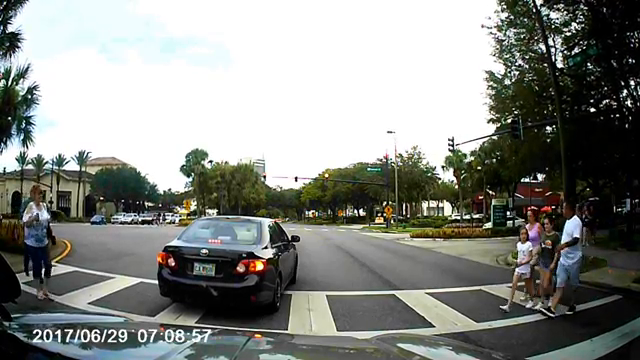
#> input picture frame 68 of crosswalk2.mp4, 640 x 360 px
$ jupyter execute ped_detection_best.ipynb
#> lines starting #> are read from the running program, lines starting #| are printed output that depends on the picture; after the words box and inside, x2 and y2 are one past the last pixel; in counts of white or black regions, pixels touching at a corner belong together
[cell 1]
import cv2
import imutils
from imutils.object_detection import non_max_suppression
import numpy as np

[cell 2]
# Initializing the HOG person
# detector
hog = cv2.HOGDescriptor()
hog.setSVMDetector(cv2.HOGDescriptor_getDefaultPeopleDetector())

[cell 3]
cap = cv2.VideoCapture('crosswalk2.mp4')

[cell 4]
while cap.isOpened():
    # Reading the video stream
    ret, image = cap.read()
#> image is the input picture: shape (360, 640, 3); mean B, G, R 133.6, 138.3, 135.7
    if ret:
        #image = imutils.resize(image, width=min(400, image.shape[1]))

        # Detecting all the regions
        # in the Image that has a
        # pedestrians inside it
        (regions, _) = hog.detectMultiScale(image,
                                            winStride=(4, 4),
                                            padding=(8, 8),
                                            scale=1.01)
#> regions = [[1, 171, 73, 145], [532, 181, 77, 154]]

        # Drawing the regions in the
        # Image
        for (x, y, w, h) in regions:
            cv2.rectangle(image, (x, y),
                          (x + w, y + h),
                          (0, 0, 255), 2)
#> this loop made 2 passes
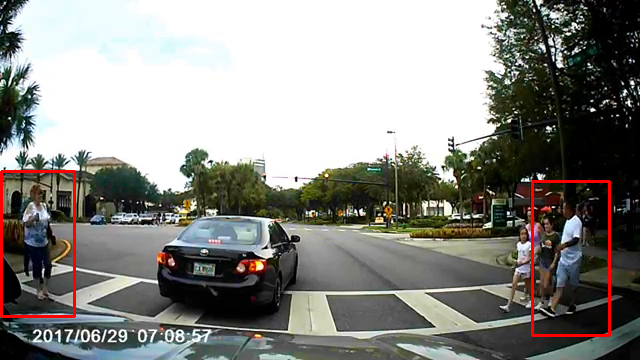
#> image: shape (360, 640, 3); 1.17% of pixels changed, all inside (x1, y1, x2, y2) = (0, 170, 611, 337)

        # apply non-maxima suppression to the bounding boxes using a
        # fairly large overlap threshold to try to maintain overlapping
        # boxes that are still people
        regions = np.array([[x, y, x + w, y + h] for (x, y, w, h) in regions])
#> regions = [[1, 171, 74, 316], [532, 181, 609, 335]]
        pick = non_max_suppression(regions, probs=None, overlapThresh=0.65)
#> pick = [[532, 181, 609, 335], [1, 171, 74, 316]]
        # draw the final bounding boxes
        for (xA, yA, xB, yB) in pick:
            cv2.rectangle(image, (xA, yA), (xB, yB), (0, 255, 0), 2)
#> this loop made 2 passes
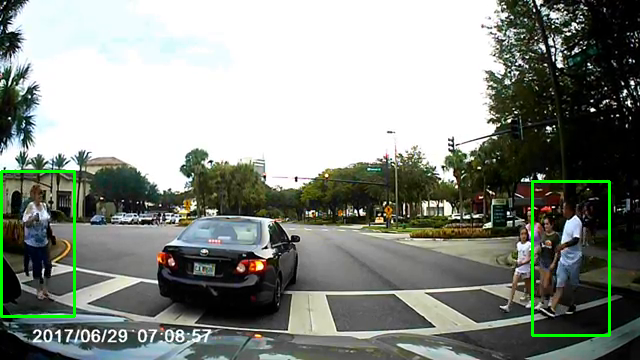
#> image: shape (360, 640, 3); 1.17% of pixels changed, all inside (x1, y1, x2, y2) = (0, 170, 611, 337)

        # Showing the output Image
        cv2.imshow("Image", image)
        if cv2.waitKey(25) & 0xFF == ord('q'):
#> (key q is pressed here)
            break
    else:
        break

$ run again, starting later in the video
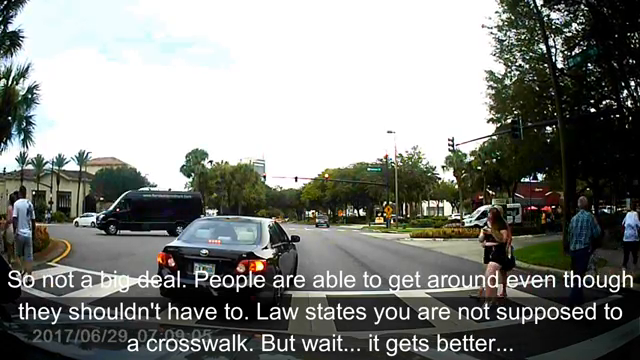
#> input picture frame 307 of crosswalk2.mp4, 640 x 360 px
#> image is the input picture: shape (360, 640, 3); mean B, G, R 128.6, 132.8, 130.7
#> `(regions, _) = hog.detectMultiScale(image, winStride=(4, 4), padding=(..`: regions = [[0, 169, 59, 134], [546, 174, 81, 161], [452, 183, 81, 162]]
#> the loop `for (x, y, w, h) in regions:` made 3 passes
#> after the loop `for (x, y, w, h) in regions:`:
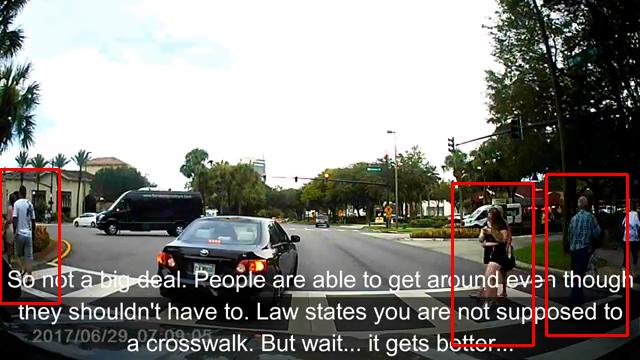
#> image: shape (360, 640, 3); 1.7% of pixels changed, all inside (x1, y1, x2, y2) = (0, 168, 629, 347)
#> `regions = np.array([[x, y, x + w, y + h] for (x, y, w, h) in regions])`: regions = [[0, 169, 59, 303], [546, 174, 627, 335], [452, 183, 533, 345]]
#> pick = [[452, 183, 533, 345], [546, 174, 627, 335], [0, 169, 59, 303]]
#> the loop `for (xA, yA, xB, yB) in pick:` made 3 passes
#> after the loop `for (xA, yA, xB, yB) in pick:`:
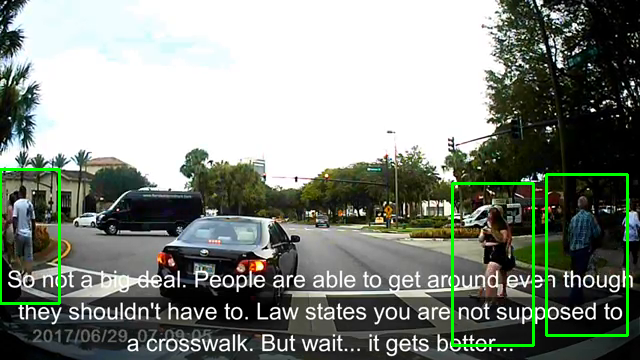
#> image: shape (360, 640, 3); 1.7% of pixels changed, all inside (x1, y1, x2, y2) = (0, 168, 629, 347)

$ run again, starting later in the video
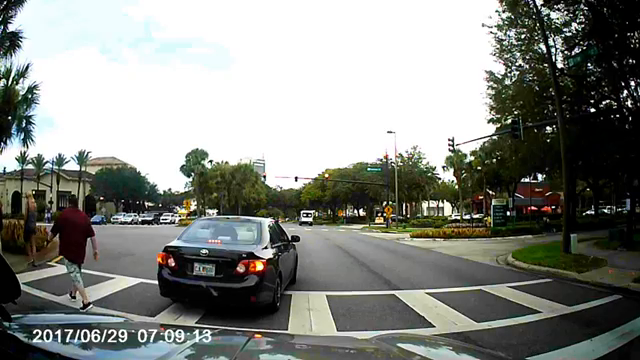
#> input picture frame 547 of crosswalk2.mp4, 640 x 360 px
#> image is the input picture: shape (360, 640, 3); mean B, G, R 131.1, 136.5, 133.9
#> `(regions, _) = hog.detectMultiScale(image, winStride=(4, 4), padding=(..`: regions = [[36, 179, 75, 149]]
#> the loop `for (x, y, w, h) in regions:` made 1 pass
#> after the loop `for (x, y, w, h) in regions:`:
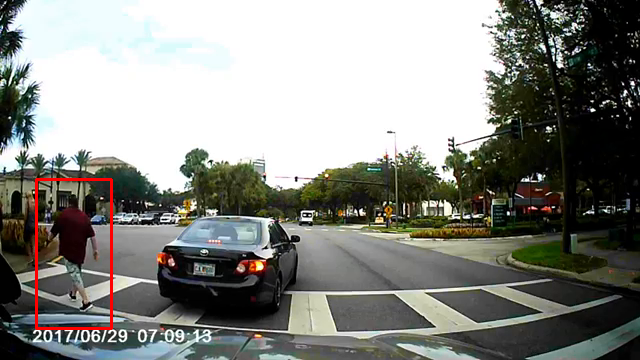
#> image: shape (360, 640, 3); 0.58% of pixels changed, all inside (x1, y1, x2, y2) = (35, 178, 113, 330)
#> `regions = np.array([[x, y, x + w, y + h] for (x, y, w, h) in regions])`: regions = [[36, 179, 111, 328]]
#> the loop `for (xA, yA, xB, yB) in pick:` made 1 pass
#> after the loop `for (xA, yA, xB, yB) in pick:`:
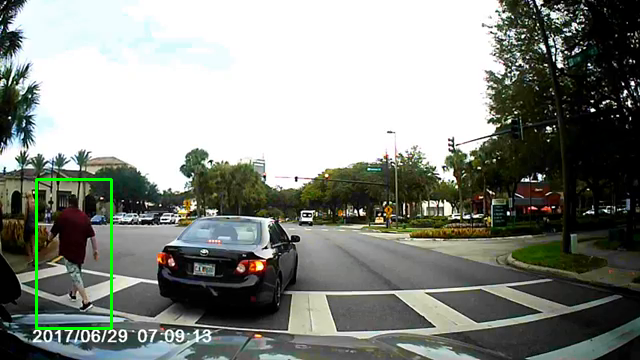
#> image: shape (360, 640, 3); 0.58% of pixels changed, all inside (x1, y1, x2, y2) = (35, 178, 113, 330)
